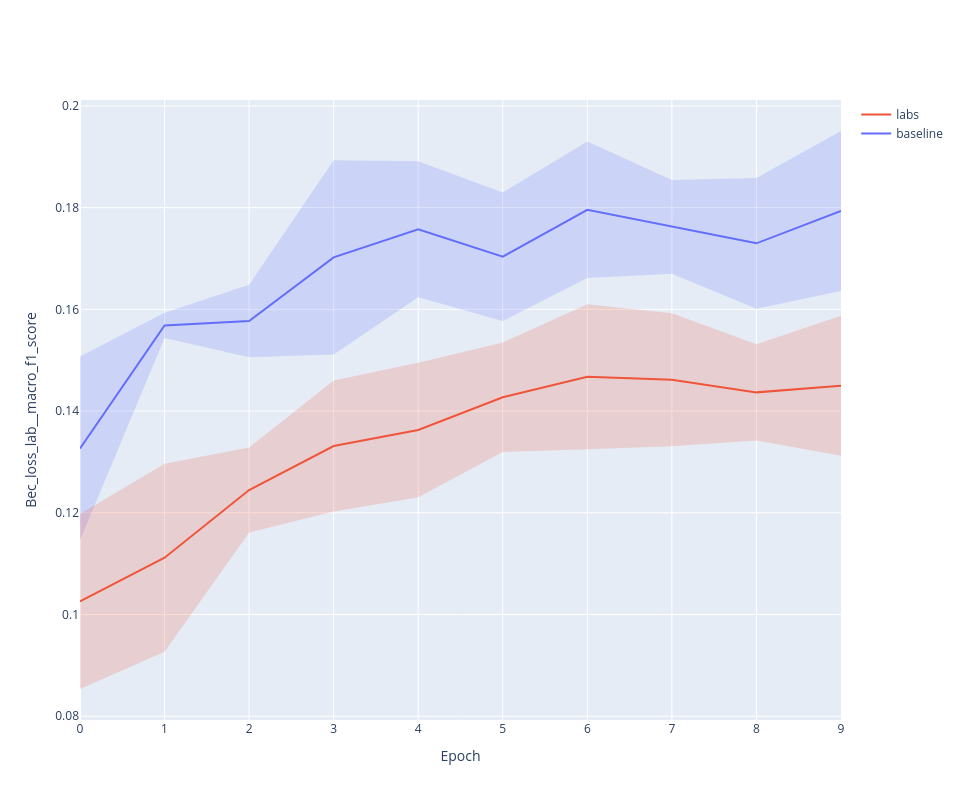

Notebook cell for this chart:
### Code cell
fig = line_plot(aggregated_history, 'bec_loss_lab__macro_f1_score')

### Figure 1 — Plotly figure (JSON) as saved in the notebook; plotly's stock layout.template omitted (floating-point values rounded to 4 significant figures)
{"data": [{"line": {"color": "#636EFA"}, "mode": "lines", "name": "baseline", "type": "scatter", "x": [0, 1, 2, 3, 4, 5, 6, 7, 8, 9], "y": [0.1327, 0.1568, 0.1577, 0.1702, 0.1758, 0.1704, 0.1796, 0.1762, 0.173, 0.1793]}, {"line": {"width": 0}, "marker": {"color": "#444"}, "mode": "lines", "showlegend": false, "type": "scatter", "x": [0, 1, 2, 3, 4, 5, 6, 7, 8, 9], "y": [0.1507, 0.1593, 0.1648, 0.1893, 0.1891, 0.183, 0.193, 0.1854, 0.1858, 0.1951]}, {"fill": "tonexty", "fillcolor": "rgba(99, 110, 250,0.2)", "line": {"width": 0}, "marker": {"color": "#444"}, "mode": "lines", "showlegend": false, "type": "scatter", "x": [0, 1, 2, 3, 4, 5, 6, 7, 8, 9], "y": [0.1146, 0.1544, 0.1506, 0.1511, 0.1624, 0.1577, 0.1662, 0.167, 0.1601, 0.1636]}, {"line": {"color": "#EF553B"}, "mode": "lines", "name": "labs", "type": "scatter", "x": [0, 1, 2, 3, 4, 5, 6, 7, 8, 9], "y": [0.1026, 0.1112, 0.1245, 0.1331, 0.1363, 0.1427, 0.1467, 0.1462, 0.1437, 0.145]}, {"line": {"width": 0}, "marker": {"color": "#444"}, "mode": "lines", "showlegend": false, "type": "scatter", "x": [0, 1, 2, 3, 4, 5, 6, 7, 8, 9], "y": [0.1198, 0.1297, 0.1328, 0.146, 0.1495, 0.1535, 0.161, 0.1592, 0.1531, 0.1587]}, {"fill": "tonexty", "fillcolor": "rgba(239, 85, 59,0.2)", "line": {"width": 0}, "marker": {"color": "#444"}, "mode": "lines", "showlegend": false, "type": "scatter", "x": [0, 1, 2, 3, 4, 5, 6, 7, 8, 9], "y": [0.08536, 0.09269, 0.1161, 0.1203, 0.1231, 0.132, 0.1325, 0.1331, 0.1342, 0.1312]}], "layout": {"height": 800, "width": 960, "xaxis": {"title": {"text": "Epoch"}}, "yaxis": {"title": {"text": "Bec_loss_lab__macro_f1_score"}}}}
